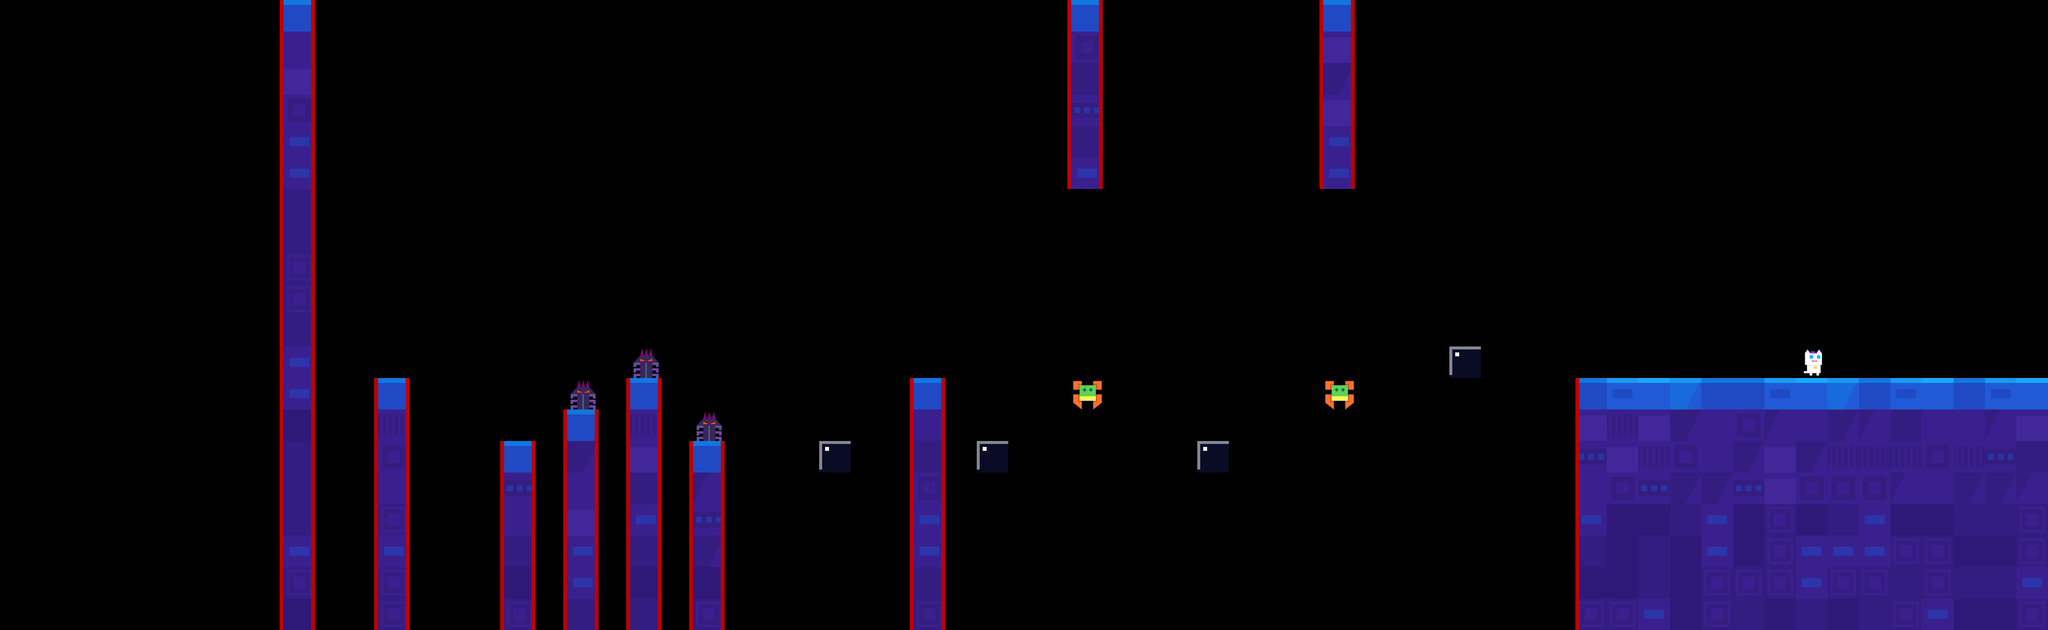

This is a level from a 2D game, rendered from its Tiled map with the project's own tilesets. A one-line summary and the map file follow, with tile-layer data summarised:
An orthogonal 65x20 tile map with 64x64 px tiles, 2 tile layers (main, dangerous) and 77 objects (34x CameraYFreeze, 34x DeadZone, 5x Event, 2x enemy, player, ...).

<map version="1.0" orientation="orthogonal" renderorder="right-down" width="65" height="20" tilewidth="64" tileheight="64" nextobjectid="2115">
 <properties>
  <property name="ArmorSlimeHawk" value="3" />
  <property name="Spider" value="2" />
  <property name="bg" value="lyBG8" />
  <property name="bgm" value="bgm_mini" />
 </properties>
 <tileset firstgid="1" name="forest" tilewidth="70" tileheight="70">
  <tileoffset x="-3" y="3" />
  <image source="forest.png" width="700" height="980" />
 </tileset>
 <layer name="main" width="65" height="20">
  <data>[1300 cells, 227 non-empty, 21 distinct tile ids]</data>
 </layer>
 <objectgroup name="objConfig">
  <object id="2019" type="player" gid="120" x="768" y="768" />
  <object id="2026" name="-1,2" type="enemy" gid="101" x="2176" y="832" />
  <object id="2027" name="-1,2" type="enemy" gid="101" x="2688" y="832" />
  <object id="2096" type="npc" gid="101" x="3648" y="768" />
 </objectgroup>
 <objectgroup name="triggerConfig">
  <object id="2028" type="CameraYFreeze" gid="103" x="704" y="896" />
  <object id="2029" type="DeadZone" gid="104" x="704" y="1152" />
  <object id="2030" type="DeadZone" gid="104" x="640" y="1152" />
  <object id="2031" type="CameraYFreeze" gid="103" x="640" y="896" />
  <object id="2032" type="DeadZone" gid="104" x="896" y="1280" />
  <object id="2033" type="CameraYFreeze" gid="103" x="832" y="1024" />
  <object id="2034" type="DeadZone" gid="104" x="832" y="1280" />
  <object id="2035" type="CameraYFreeze" gid="103" x="896" y="1024" />
  <object id="2036" type="DeadZone" gid="104" x="1536" y="1280" />
  <object id="2037" type="CameraYFreeze" gid="103" x="1472" y="1024" />
  <object id="2038" type="DeadZone" gid="104" x="1472" y="1280" />
  <object id="2039" type="CameraYFreeze" gid="103" x="1536" y="1024" />
  <object id="2040" type="DeadZone" gid="104" x="1664" y="1280" />
  <object id="2041" type="CameraYFreeze" gid="103" x="1600" y="1024" />
  <object id="2042" type="DeadZone" gid="104" x="1600" y="1280" />
  <object id="2043" type="CameraYFreeze" gid="103" x="1664" y="1024" />
  <object id="2044" type="DeadZone" gid="104" x="1792" y="1280" />
  <object id="2045" type="CameraYFreeze" gid="103" x="1728" y="1024" />
  <object id="2046" type="DeadZone" gid="104" x="1728" y="1280" />
  <object id="2047" type="CameraYFreeze" gid="103" x="1792" y="1024" />
  <object id="2048" type="DeadZone" gid="104" x="960" y="1280" />
  <object id="2049" type="CameraYFreeze" gid="103" x="960" y="1024" />
  <object id="2050" type="DeadZone" gid="104" x="1088" y="1280" />
  <object id="2051" type="CameraYFreeze" gid="103" x="1088" y="1024" />
  <object id="2052" type="DeadZone" gid="104" x="1216" y="1216" />
  <object id="2053" type="CameraYFreeze" gid="103" x="1216" y="960" />
  <object id="2054" type="DeadZone" gid="104" x="1344" y="1280" />
  <object id="2055" type="CameraYFreeze" gid="103" x="1344" y="1024" />
  <object id="2056" type="DeadZone" gid="104" x="2112" y="1280" />
  <object id="2057" type="DeadZone" gid="104" x="1984" y="1280" />
  <object id="2058" type="DeadZone" gid="104" x="2240" y="1280" />
  <object id="2059" type="DeadZone" gid="104" x="2048" y="1280" />
  <object id="2060" type="DeadZone" gid="104" x="1920" y="1280" />
  <object id="2061" type="CameraYFreeze" gid="103" x="2240" y="1024" />
  <object id="2062" type="CameraYFreeze" gid="103" x="2112" y="1024" />
  <object id="2063" type="CameraYFreeze" gid="103" x="1920" y="1024" />
  <object id="2064" type="DeadZone" gid="104" x="2176" y="1280" />
  <object id="2065" type="CameraYFreeze" gid="103" x="2048" y="1024" />
  <object id="2066" type="CameraYFreeze" gid="103" x="2176" y="1024" />
  <object id="2067" type="CameraYFreeze" gid="103" x="1984" y="1024" />
  <object id="2068" type="DeadZone" gid="104" x="2496" y="1280" />
  <object id="2069" type="DeadZone" gid="104" x="2368" y="1280" />
  <object id="2070" type="DeadZone" gid="104" x="2624" y="1280" />
  <object id="2071" type="DeadZone" gid="104" x="2432" y="1280" />
  <object id="2072" type="DeadZone" gid="104" x="2304" y="1280" />
  <object id="2073" type="CameraYFreeze" gid="103" x="2624" y="1024" />
  <object id="2074" type="CameraYFreeze" gid="103" x="2496" y="1024" />
  <object id="2075" type="CameraYFreeze" gid="103" x="2304" y="1024" />
  <object id="2076" type="DeadZone" gid="104" x="2560" y="1280" />
  <object id="2077" type="CameraYFreeze" gid="103" x="2432" y="1024" />
  <object id="2078" type="CameraYFreeze" gid="103" x="2560" y="1024" />
  <object id="2079" type="CameraYFreeze" gid="103" x="2368" y="1024" />
  <object id="2080" type="DeadZone" gid="104" x="2880" y="1280" />
  <object id="2081" type="DeadZone" gid="104" x="2752" y="1280" />
  <object id="2082" type="DeadZone" gid="104" x="3008" y="1280" />
  <object id="2083" type="DeadZone" gid="104" x="2816" y="1280" />
  <object id="2084" type="DeadZone" gid="104" x="2688" y="1280" />
  <object id="2085" type="CameraYFreeze" gid="103" x="3008" y="1024" />
  <object id="2086" type="CameraYFreeze" gid="103" x="2880" y="1024" />
  <object id="2087" type="CameraYFreeze" gid="103" x="2688" y="1024" />
  <object id="2088" type="DeadZone" gid="104" x="2944" y="1280" />
  <object id="2089" type="CameraYFreeze" gid="103" x="2816" y="1024" />
  <object id="2090" type="CameraYFreeze" gid="103" x="2944" y="1024" />
  <object id="2091" type="CameraYFreeze" gid="103" x="2752" y="1024" />
  <object id="2092" type="DeadZone" gid="104" x="3072" y="1280" />
  <object id="2093" type="DeadZone" gid="104" x="3136" y="1280" />
  <object id="2094" type="CameraYFreeze" gid="103" x="3136" y="1024" />
  <object id="2095" type="CameraYFreeze" gid="103" x="3072" y="1024" />
  <object id="2097" name="Story1" type="Event" gid="105" x="3264" y="768" />
  <object id="2111" name="Story1" type="Event" gid="105" x="3328" y="768" />
  <object id="2112" name="Story1" type="Event" gid="105" x="3392" y="768" />
  <object id="2113" name="Story1" type="Event" gid="105" x="3456" y="768" />
  <object id="2114" name="Story1" type="Event" gid="105" x="3520" y="768" />
 </objectgroup>
 <objectgroup name="coinList1" />
 <layer name="dangerous" width="65" height="20">
  <data>[1300 cells, 214 non-empty, 3 distinct tile ids]</data>
 </layer>
</map>
